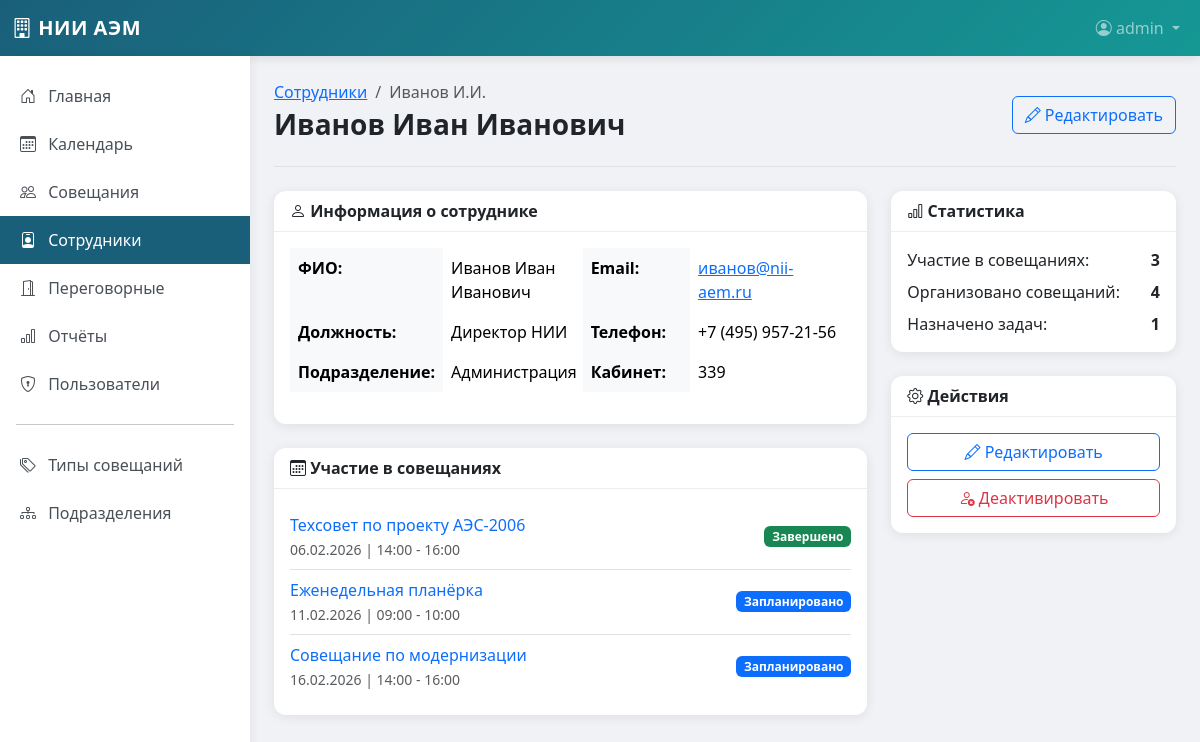
Page /employees/1 (signed in) on the committed database.
### app/models.py (models this page shows, shortened)
class User(UserMixin, db.Model):
    id = db.Column(db.Integer, primary_key=True)
    username = db.Column(db.String(64), unique=True, nullable=False, index=True)
    email = db.Column(db.String(120), unique=True, nullable=False, index=True)
    password_hash = db.Column(db.String(256))
    role = db.Column(db.String(20), default='user')  # admin, manager, user
    employee_id = db.Column(db.Integer, db.ForeignKey('employee.id'), nullable=True)
    is_active = db.Column(db.Boolean, default=True)  # True = активен, False = заблокирован
    created_at = db.Column(db.DateTime, default=lambda: datetime.now(timezone.utc))
    employee = db.relationship('Employee', backref='user_account', uselist=False)
    def is_admin(self):
        return self.role == 'admin'

class Employee(db.Model):
    id = db.Column(db.Integer, primary_key=True)
    last_name = db.Column(db.String(100), nullable=False)
    first_name = db.Column(db.String(100), nullable=False)
    middle_name = db.Column(db.String(100))
    position = db.Column(db.String(200), nullable=False)
    department_id = db.Column(db.Integer, db.ForeignKey('department.id'))
    email = db.Column(db.String(120), unique=True)
    phone = db.Column(db.String(20))
    office = db.Column(db.String(20))
    is_active = db.Column(db.Boolean, default=True)
    created_at = db.Column(db.DateTime, default=lambda: datetime.now(timezone.utc))
    organized_meetings = db.relationship('Meeting', backref='organizer', lazy='dynamic',
                                        foreign_keys='Meeting.organizer_id')
    @property
    def full_name(self):
        if self.middle_name:
            return f'{self.last_name} {self.first_name} {self.middle_name}'
        return f'{self.last_name} {self.first_name}'
    @property
    def short_name(self):
        result = f'{self.last_name} {self.first_name[0]}.'
        if self.middle_name:
            result += f'{self.middle_name[0]}.'
        return result

class Department(db.Model):
    id = db.Column(db.Integer, primary_key=True)
    name = db.Column(db.String(200), nullable=False)
    code = db.Column(db.String(20), unique=True, nullable=False)
    description = db.Column(db.Text)
    head_id = db.Column(db.Integer, db.ForeignKey('employee.id'), nullable=True)
    employees = db.relationship('Employee', backref='department', lazy='dynamic',
                               foreign_keys='Employee.department_id')

class Meeting(db.Model):
    id = db.Column(db.Integer, primary_key=True)
    title = db.Column(db.String(300), nullable=False)
    description = db.Column(db.Text)
    agenda = db.Column(db.Text)  # Повестка дня
    date = db.Column(db.Date, nullable=False, index=True)
    start_time = db.Column(db.Time, nullable=False)
    end_time = db.Column(db.Time, nullable=False)
    type_id = db.Column(db.Integer, db.ForeignKey('meeting_type.id'))
    room_id = db.Column(db.Integer, db.ForeignKey('room.id'))
    organizer_id = db.Column(db.Integer, db.ForeignKey('employee.id'), nullable=False)
    status = db.Column(db.String(20), default='planned')  # planned, ongoing, completed, cancelled
    is_recurring = db.Column(db.Boolean, default=False)
    recurrence_pattern = db.Column(db.String(50))  # weekly, monthly, etc.
    created_at = db.Column(db.DateTime, default=lambda: datetime.now(timezone.utc))
    updated_at = db.Column(db.DateTime, default=lambda: datetime.now(timezone.utc),
                           onupdate=lambda: datetime.now(timezone.utc))
    participants = db.relationship('Employee', secondary=meeting_participants,
                                  backref=db.backref('meetings', lazy='dynamic'))
    protocol = db.relationship('Protocol', backref='meeting', uselist=False)
    @property
    def status_display(self):
        statuses = {
            'planned': 'Запланировано',
            'ongoing': 'Проводится',
            'completed': 'Завершено',
            'cancelled': 'Отменено'
        }
        return statuses.get(self.status, self.status)

### app/routes/employees.py (the view)
@bp.route('/<int:id>')
@login_required
def view(id):
    employee = Employee.query.get_or_404(id)
    meetings_count = employee.meetings.count()
    organized_count = employee.organized_meetings.count()
    tasks_count = len(employee.assigned_tasks)
    return render_template('employees/view.html',
                          employee=employee,
                          meetings_count=meetings_count,
                          organized_count=organized_count,
                          tasks_count=tasks_count)

### app/models.py (called while the page is built)
@login_manager.user_loader
def load_user(id):
    return User.query.get(int(id))

### app/templates/employees/view.html (shortened to what this page needs)
{% extends "base.html" %}
{% block content %}
<div class="page-header d-flex justify-content-between align-items-center">
    <div>
        <nav aria-label="breadcrumb">
            <ol class="breadcrumb mb-1">
                <li class="breadcrumb-item"><a href="{{ url_for('employees.index') }}">Сотрудники</a></li>
                <li class="breadcrumb-item active">{{ employee.short_name }}</li>
            </ol>
        </nav>
        <h1>{{ employee.full_name }}</h1>
    </div>
    <a href="{{ url_for('employees.edit', id=employee.id) }}" class="btn btn-outline-primary">
        <i class="bi bi-pencil"></i> Редактировать
    </a>
</div>
<div class="row">
    <div class="col-lg-8">
        <div class="card mb-4">
            <div class="card-header">
                <i class="bi bi-person"></i> Информация о сотруднике
            </div>
            <div class="card-body">
                <div class="row">
                    <div class="col-md-6">
                        <table class="table table-borderless">
                            <tr>
                                <th width="40%">ФИО:</th>
                                <td>{{ employee.full_name }}</td>
                            </tr>
                            <tr>
                                <th>Должность:</th>
                                <td>{{ employee.position }}</td>
                            </tr>
                            <tr>
                                <th>Подразделение:</th>
                                <td>{{ employee.department.name if employee.department else 'Не указано' }}</td>
                            </tr>
                        </table>
                    </div>
                    <div class="col-md-6">
                        <table class="table table-borderless">
                            <tr>
                                <th width="40%">Email:</th>
                                <td>
                                    {% if employee.email %}
                                    <a href="mailto:{{ employee.email }}">{{ employee.email }}</a>
                                    {% else %}
                                    <span class="text-muted">Не указан</span>
                                    {% endif %}
                                </td>
                            </tr>
                            <tr>
                                <th>Телефон:</th>
                                <td>{{ employee.phone or 'Не указан' }}</td>
                            </tr>
                            <tr>
                                <th>Кабинет:</th>
                                <td>{{ employee.office or 'Не указан' }}</td>
                            </tr>
                        </table>
                    </div>
                </div>
            </div>
        </div>
        <div class="card">
            <div class="card-header">
                <i class="bi bi-calendar3"></i> Участие в совещаниях
            </div>
            <div class="card-body">
                {% set recent_meetings = employee.meetings.order_by(None).limit(5).all() %}
                {% if recent_meetings %}
                <ul class="list-group list-group-flush">
                    {% for meeting in recent_meetings %}
                    <li class="list-group-item px-0">
                        <div class="d-flex justify-content-between align-items-center">
                            <div>
                                <a href="{{ url_for('meetings.view', id=meeting.id) }}" class="text-decoration-none">
                                    {{ meeting.title }}
                                </a>
                                <br>
                                <small class="text-muted">
                                    {{ meeting.date.strftime('%d.%m.%Y') }} |
                                    {{ meeting.start_time.strftime('%H:%M') }} - {{ meeting.end_time.strftime('%H:%M') }}
                                </small>
                            </div>
                            <span class="badge bg-{{ 'success' if meeting.status == 'completed' else 'secondary' if meeting.status == 'cancelled' else 'primary' }}">
                                {{ meeting.status_display }}
                            </span>
                        </div>
                    </li>
                    {% endfor %}
                </ul>
                {% else %}
                <p class="text-muted text-center mb-0">Сотрудник ещё не участвовал в совещаниях</p>
                {% endif %}
            </div>
        </div>
    </div>
    <div class="col-lg-4">
        <div class="card mb-4">
            <div class="card-header">
                <i class="bi bi-bar-chart"></i> Статистика
            </div>
            <div class="card-body">
                <div class="d-flex justify-content-between mb-2">
                    <span>Участие в совещаниях:</span>
                    <strong>{{ meetings_count }}</strong>
                </div>
                <div class="d-flex justify-content-between mb-2">
                    <span>Организовано совещаний:</span>
                    <strong>{{ organized_count }}</strong>
                </div>
                <div class="d-flex justify-content-between">
                    <span>Назначено задач:</span>
                    <strong>{{ tasks_count }}</strong>
                </div>
            </div>
        </div>
        <div class="card">
            <div class="card-header">
                <i class="bi bi-gear"></i> Действия
            </div>
            <div class="card-body d-grid gap-2">
                <a href="{{ url_for('employees.edit', id=employee.id) }}" class="btn btn-outline-primary">
                    <i class="bi bi-pencil"></i> Редактировать
                </a>
                <form action="{{ url_for('employees.delete', id=employee.id) }}" method="POST">
                    <button type="submit" class="btn btn-outline-danger w-100"
                            onclick="return confirm('Деактивировать сотрудника?')">
                        <i class="bi bi-person-x"></i> Деактивировать
                    </button>
                </form>
            </div>
        </div>
    </div>
</div>
{% endblock %}

### app/templates/base.html (shortened to what this page needs)
<!DOCTYPE html>
<html lang="ru">
<head>
    <link href="https://cdn.jsdelivr.net/npm/bootstrap@5.3.2/dist/css/bootstrap.min.css" rel="stylesheet">
    <link href="https://cdn.jsdelivr.net/npm/bootstrap-icons@1.11.1/font/bootstrap-icons.css" rel="stylesheet">
    <link href="https://cdn.jsdelivr.net/npm/fullcalendar@6.1.10/index.global.min.css" rel="stylesheet">
</head>
<body>
    <nav class="navbar navbar-expand-lg navbar-dark">
        <div class="container-fluid">
            <a class="navbar-brand" href="{{ url_for('main.index') }}">
                <i class="bi bi-building"></i> НИИ АЭМ
            </a>
            <div class="collapse navbar-collapse" id="navbarNav">
                <ul class="navbar-nav ms-auto">
                    {% if current_user.is_authenticated %}
                    <li class="nav-item dropdown">
                        <a class="nav-link dropdown-toggle" href="#" id="userDropdown" role="button"
                           data-bs-toggle="dropdown" aria-expanded="false">
                            <i class="bi bi-person-circle"></i> {{ current_user.username }}
                        </a>
                    </li>
                    {% endif %}
                </ul>
            </div>
        </div>
    </nav>
    <div class="d-flex">
        {% if current_user.is_authenticated %}
        <nav class="sidebar d-none d-md-block">
            <ul class="nav flex-column">
                <li class="nav-item">
                    <a class="nav-link {{ 'active' if request.endpoint == 'main.index' }}"
                       href="{{ url_for('main.index') }}">
                        <i class="bi bi-house-door"></i> Главная
                    </a>
                </li>
                <li class="nav-item">
                    <a class="nav-link {{ 'active' if request.endpoint == 'main.calendar' }}"
                       href="{{ url_for('main.calendar') }}">
                        <i class="bi bi-calendar3"></i> Календарь
                    </a>
                </li>
                <li class="nav-item">
                    <a class="nav-link {{ 'active' if 'meetings' in request.endpoint }}"
                       href="{{ url_for('meetings.index') }}">
                        <i class="bi bi-people"></i> Совещания
                    </a>
                </li>
                <li class="nav-item">
                    <a class="nav-link {{ 'active' if 'employees' in request.endpoint }}"
                       href="{{ url_for('employees.index') }}">
                        <i class="bi bi-person-badge"></i> Сотрудники
                    </a>
                </li>
                <li class="nav-item">
                    <a class="nav-link {{ 'active' if 'rooms' in request.endpoint }}"
                       href="{{ url_for('rooms.index') }}">
                        <i class="bi bi-door-open"></i> Переговорные
                    </a>
                </li>
                <li class="nav-item">
                    <a class="nav-link {{ 'active' if 'reports' in request.endpoint }}"
                       href="{{ url_for('reports.index') }}">
                        <i class="bi bi-bar-chart"></i> Отчёты
                    </a>
                </li>
                {% if current_user.is_admin() %}
                <li class="nav-item">
                    <a class="nav-link {{ 'active' if 'admin' in request.endpoint }}"
                       href="{{ url_for('admin.users') }}">
                        <i class="bi bi-shield-lock"></i> Пользователи
                    </a>
                </li>
                {% endif %}
                <hr class="mx-3">
                <li class="nav-item">
                    <a class="nav-link" href="{{ url_for('meetings.types') }}">
                        <i class="bi bi-tags"></i> Типы совещаний
                    </a>
                </li>
                <li class="nav-item">
                    <a class="nav-link" href="{{ url_for('employees.departments') }}">
                        <i class="bi bi-diagram-3"></i> Подразделения
                    </a>
                </li>
            </ul>
        </nav>
        {% endif %}
        <main class="main-content flex-grow-1">
            {% block content %}{% endblock %}
        </main>
    </div>
</body>
</html>

### app/templates/base.html (style rules this page uses)
:root { --primary-color: #1a5f7a; --secondary-color: #159895; --accent-color: #57c5b6; --light-color: #f8f9fa; --dark-color: #212529; }
body { font-family: 'Segoe UI', Tahoma, Geneva, Verdana, sans-serif; background-color: #f0f2f5; min-height: 100vh; }
.navbar { background: linear-gradient(135deg, var(--primary-color), var(--secondary-color)); box-shadow: 0 2px 10px rgba(0,0,0,0.1); }
.navbar-brand { font-weight: 700; letter-spacing: 0.5px; }
.sidebar { background: white; box-shadow: 2px 0 10px rgba(0,0,0,0.05); min-height: calc(100vh - 56px); position: fixed; top: 56px; left: 0; width: 250px; z-index: 100; padding-top: 1rem; }
.sidebar .nav-link { color: #495057; padding: 0.75rem 1.25rem; border-radius: 0; transition: all 0.2s; }
.sidebar .nav-link.active { background-color: var(--primary-color); color: white; }
.sidebar .nav-link i { width: 24px; margin-right: 8px; }
.main-content { margin-left: 250px; padding: 1.5rem; min-height: calc(100vh - 56px); }
.card { border: none; border-radius: 12px; box-shadow: 0 2px 12px rgba(0,0,0,0.08); transition: transform 0.2s, box-shadow 0.2s; }
.card-header { background: transparent; border-bottom: 1px solid #eee; font-weight: 600; }
.table th { background-color: #f8f9fa; font-weight: 600; border-top: none; }
.page-header { margin-bottom: 1.5rem; padding-bottom: 1rem; border-bottom: 1px solid #dee2e6; }
.page-header h1 { font-size: 1.75rem; font-weight: 600; color: var(--dark-color); }

### rows in the picture
User: username "admin"
Employee: short_name "Иванов И.И.", full_name "Иванов Иван Иванович", position "Директор НИИ", email "иванов@nii-aem.ru", phone "+7 (495) 957-21-56", office "339"
Department: department "Администрация"
Meeting: title "Техсовет по проекту АЭС-2006", date "06.02.2026", start_time "14:00", end_time "16:00", status_display "Завершено"
Meeting: title "Еженедельная планёрка", date "11.02.2026", start_time "09:00", end_time "10:00", status_display "Запланировано"
Meeting: title "Совещание по модернизации", date "16.02.2026", start_time "14:00", end_time "16:00", status_display "Запланировано"

### other values in the picture
{{ meetings_count }} "3"
{{ organized_count }} "4"
{{ tasks_count }} "1"
